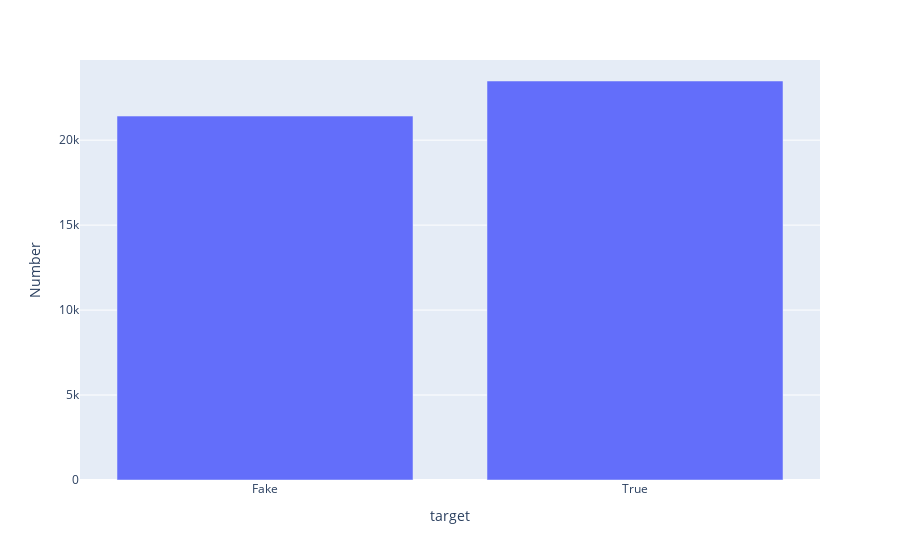

Source (notebook cell):
### Code cell
###distribution of fake and true news

sub_tf_db=db.groupby('target').apply(lambda x:x['title'].count()).reset_index(name='Number')
sub_tf_db.target.replace({0:'Fake',1:'True'},inplace=True)

fig = px.bar(sub_tf_db, x="target", y="Number")
            
fig.show()

### Figure 1 — Plotly figure (JSON) as saved in the notebook; plotly's stock layout.template omitted (floating-point values rounded to 4 significant figures)
{"data": [{"alignmentgroup": "True", "hovertemplate": "target=%{x}<br>Number=%{y}<extra></extra>", "legendgroup": "", "marker": {"color": "#636efa", "pattern": {"shape": ""}}, "name": "", "offsetgroup": "", "orientation": "v", "showlegend": false, "textposition": "auto", "type": "bar", "x": ["Fake", "True"], "xaxis": "x", "y": [21417, 23481], "yaxis": "y"}], "layout": {"barmode": "relative", "legend": {"tracegroupgap": 0}, "margin": {"t": 60}, "xaxis": {"anchor": "y", "domain": [0, 1], "title": {"text": "target"}}, "yaxis": {"anchor": "x", "domain": [0, 1], "title": {"text": "Number"}}}}
